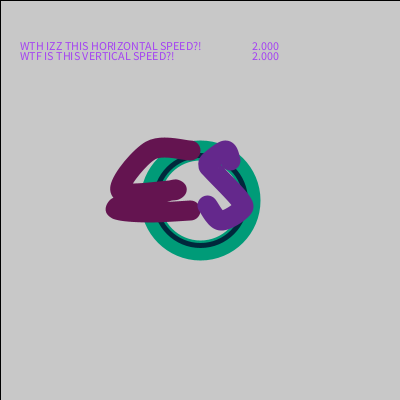
Frame 1 (no input)
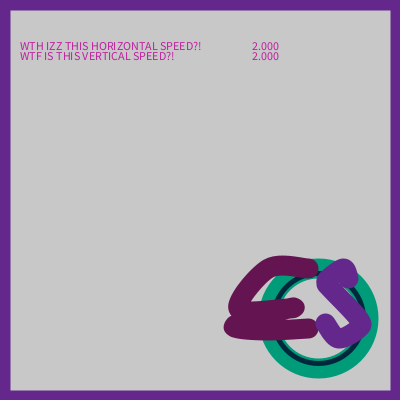
Frame 60 (the mouse pressed at the canvas centre just before this capture)
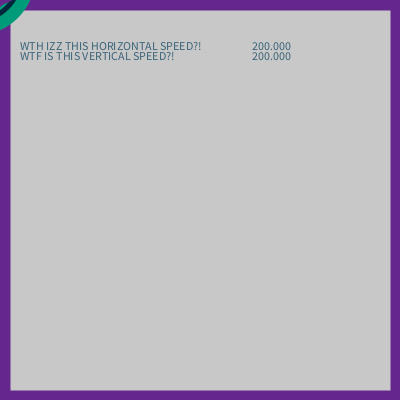
Frame 120 (the mouse held since frame 60 and released just before this capture)

The Processing sketch that drew these frames (run headless with seeded random() and noise(); from frame 60 on, the mouse is pressed at the canvas centre):

// Processing sketch: processing_38760
// ── processing_38760.pde

//homework 7
//copyright EMILY SO
// display the floats

float posX, posY, speedX, speedY, dia, deCel, spaceX, spaceY;
color col;

void setup()
{
  size(400, 400);
  posX = width/2;
  posY = height/2;
  speedX = 2;
  col = color(200, 200, 200, 255);
  dia = 50;
  speedY = 2;
  deCel = .2;
}

void draw()
{
 prepScreen();
// moveCircle();
// drawCircle(); 
 initials(posX, posY, dia*2, dia);
 printedText();
 makeMove();
 stopIt();
}

//GO BACK TO THE MIDDLE
void stopIt()
{
  if (keyPressed == true)
  {
    posX = width/2;
    posY = width/2;
    speedX = 0;
    speedY = 0;
  }
// deltaX = -deltaX; 
}

//MAKE IT MOVE WITH THE MOUSE

void makeMove()
{
  spaceX = mouseX - posX;
  spaceY = mouseY - posY;
  posX = posX + speedX;
  posY = posY + speedY;
  if (posX > width + dia/2)
  {
    posX = -dia/2;
  }
  
  if (posX < -dia/2)
  {
   posX = width + dia/2; 
  }
  
  if (posY > height + dia/2)
  {
   posY = -dia/2; 
  }
  
  if (posY < -dia/2)
  {
   posY = height + dia/2; 
  }
  // MOUSE INPUT
  if (mouseX - pmouseX != 0)
  {
    speedX = mouseX - pmouseX;
   posX = posX + speedX; 
  }
//  if (mouseX - pmouseX < 1)
//  {
//   speedX = speedX*deCel; 
//  }
  if (mouseY - pmouseY != 0)
  {
   speedY = mouseY - pmouseY;
  posY = posY + speedY; 
  }
//  if (mouseY - pmouseY < 1)
//  {
//    speedY = speedY*deCel;
//  }
}


void printedText()
{
  fill(random(255), random(255), random(255));
  text("WTH IZZ THIS HORIZONTAL SPEED?!", 20, 50);
  text("WTF IS THIS VERTICAL SPEED?!", 20, 60);
  text(speedX, 250, 50);
  text(speedY, 250, 60);
}

//DRAW INITIALS
void initials(float x, float y, float wd, float ht)
{
  noFill();
  stroke(0, 155, 120);
  strokeWeight(20);
  ellipse(x, y, wd, wd);
  strokeWeight(5);

  stroke(0, 40, 60);
  ellipse(x, y, .9*wd, .9*wd);
  //"E"
  stroke(100, 20, 80);
  strokeWeight(.2*wd);

  beginShape();
  curveVertex(x - .2*ht, y - ht);
  curveVertex(x - .2*ht, y - ht);
  curveVertex(x - ht, y - ht);
  curveVertex(x - (ht+30), y - .1*wd);
  curveVertex(x - (ht-20), y - .1*wd);
  curveVertex(x - (ht-20), y - .1*wd);
  curveVertex(x - (ht+30), y+.05*wd);
  curveVertex(x - (ht+30), y+.1*wd);
  curveVertex(x - ht, y + .12*wd);
  curveVertex(x - .2*ht, y+.1*wd);
  curveVertex(x - .2*ht, y+.1*wd);
  endShape();
  //"S"
  stroke(100, 40, 140);
  beginShape();
  curveVertex(x + .3*wd, y - .8*ht);
  curveVertex(x + .3*wd, y - .8*ht);
  curveVertex(x + .25*wd, y - ht);
  curveVertex(x + .1*wd, y - .8*ht);
  curveVertex(x + .08*wd, y - .7*ht);
  curveVertex(x + .12*wd, y - .6*ht);
  curveVertex(x + .4*wd, y);
  curveVertex(x + .4*wd, y + .2*ht);
  curveVertex(x + .2*wd, y + .4*ht);
  curveVertex(x + .07*wd, y + .1*ht);
  curveVertex(x + .07*wd, y + .1*ht);
  endShape();
}
//void moveCircle()
//{
//  a = a + deltaX;
//  //toofar right
//  if(a > width + dia/2)
//  {
//    a = -dia/2;
//  }
//  if(a < -dia/2)
//  {
//   a = width + dia/2; 
//  }
//  if (dia >= width)
//  {
//    dia = dia - deltaX;
//  }
// 
//
//}
void drawCircle()
{
  fill(0, 0, 200);
  ellipse(posX, posY, dia, dia);
}
void prepScreen()
{
 fill (col);
 rect(0, 0, width, height); 
}
